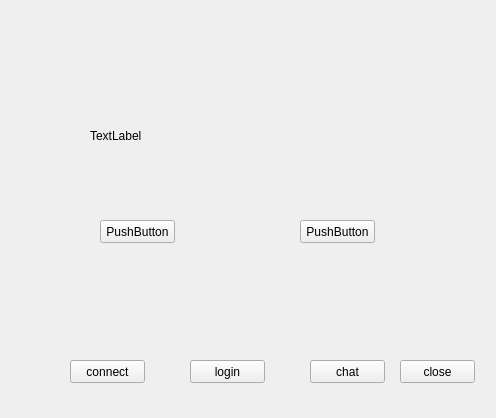
<?xml version="1.0" encoding="UTF-8"?>
<ui version="4.0">
 <class>Widget</class>
 <widget class="QWidget" name="Widget">
  <property name="geometry">
   <rect>
    <x>0</x>
    <y>0</y>
    <width>496</width>
    <height>418</height>
   </rect>
  </property>
  <property name="windowTitle">
   <string>Widget</string>
  </property>
  <widget class="QLabel" name="label">
   <property name="geometry">
    <rect>
     <x>90</x>
     <y>50</y>
     <width>231</width>
     <height>171</height>
    </rect>
   </property>
   <property name="text">
    <string>TextLabel</string>
   </property>
  </widget>
  <widget class="QPushButton" name="pushButton">
   <property name="geometry">
    <rect>
     <x>70</x>
     <y>360</y>
     <width>75</width>
     <height>23</height>
    </rect>
   </property>
   <property name="text">
    <string>connect</string>
   </property>
  </widget>
  <widget class="QPushButton" name="pushButton_2">
   <property name="geometry">
    <rect>
     <x>190</x>
     <y>360</y>
     <width>75</width>
     <height>23</height>
    </rect>
   </property>
   <property name="text">
    <string>login</string>
   </property>
  </widget>
  <widget class="QPushButton" name="pushButton_3">
   <property name="geometry">
    <rect>
     <x>310</x>
     <y>360</y>
     <width>75</width>
     <height>23</height>
    </rect>
   </property>
   <property name="text">
    <string>chat</string>
   </property>
  </widget>
  <widget class="QPushButton" name="pushButton_4">
   <property name="geometry">
    <rect>
     <x>400</x>
     <y>360</y>
     <width>75</width>
     <height>23</height>
    </rect>
   </property>
   <property name="text">
    <string>close</string>
   </property>
  </widget>
  <widget class="QPushButton" name="pushButton_5">
   <property name="geometry">
    <rect>
     <x>100</x>
     <y>220</y>
     <width>75</width>
     <height>23</height>
    </rect>
   </property>
   <property name="text">
    <string>PushButton</string>
   </property>
  </widget>
  <widget class="QPushButton" name="pushButton_6">
   <property name="geometry">
    <rect>
     <x>300</x>
     <y>220</y>
     <width>75</width>
     <height>23</height>
    </rect>
   </property>
   <property name="text">
    <string>PushButton</string>
   </property>
  </widget>
 </widget>
 <layoutdefault spacing="6" margin="11"/>
 <resources/>
 <connections/>
</ui>
